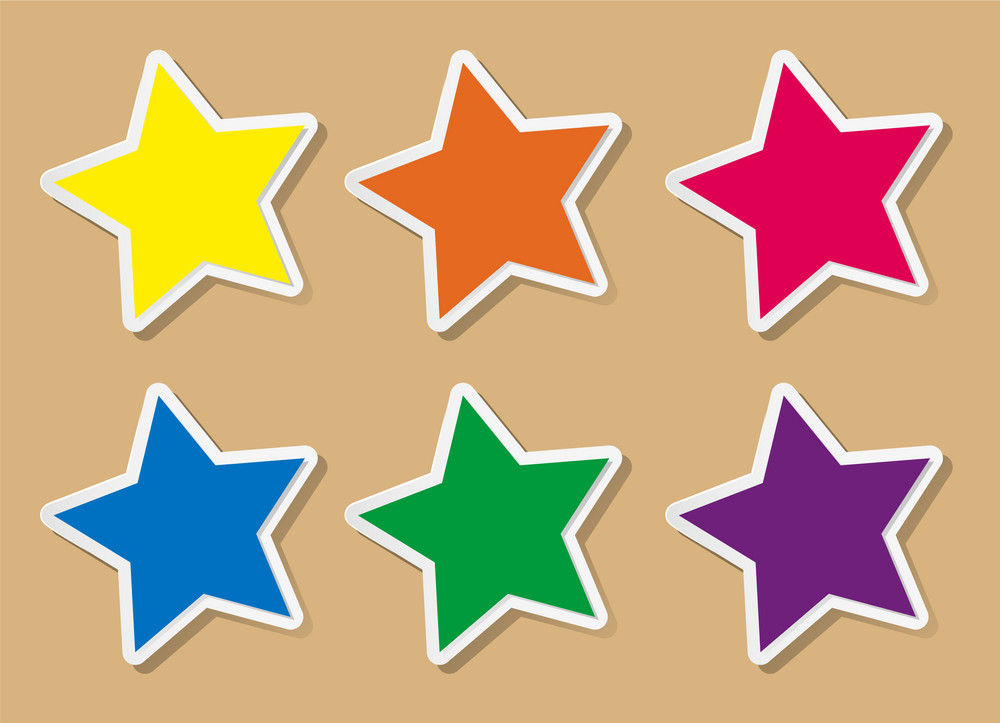
#> input picture src/image.png, 1000 x 723 px, found by its file name
$ python 'ex1_b copy.py'
#> lines starting #> are read from the running program, lines starting #| are printed output that depends on the picture; after the words box and inside, x2 and y2 are one past the last pixel; in counts of white or black regions, pixels touching at a corner belong together
### src/insert.py
import cv2
def insertID(image,ID):

    # image = cv2.imread(path)


    # font
    font = cv2.FONT_HERSHEY_SIMPLEX

    # org
    org = (5,30)

    # fontScale
    fontScale = 1

    # Blue color in BGR
    color = (255, 0 ,0)

    # Line thickness of 2 px
    thickness = 1

    # Using cv2.putText() method
    image = cv2.putText(image, ID, org, font,
                    fontScale, color, thickness, cv2.LINE_AA)
    return image

### src/ex1_b copy.py
import cv2
import insert
import numpy as np
color_list = [
    ['red' ,[0, 100, 20], [0, 255, 255], [159, 50, 70], [180, 255, 255]],
    ['green' ,[0, 100, 20], [0, 255, 255], [36, 50, 70], [89, 255, 255]],
    ['blue' ,[0, 100, 20], [0, 255, 255], [90, 50, 70], [128, 255, 255]],
    ['yellow' ,[0, 100, 20], [0, 255, 255], [25,100,20], [35, 255, 255]],
    ['purple' ,[0, 100, 20], [0, 255, 255], [129, 50, 70], [158, 255, 255]],
    ['orange' ,[0, 100, 20], [0, 255, 255], [1, 190, 200], [18, 255, 255]],
]


for color_name, lower1, upper1, lower2, upper2 in color_list:
    img = cv2.imread("src/image.png")
#> img is the input picture: shape (723, 1000, 3); mean B, G, R 127.2, 167.4, 198.8
    hsv_img = cv2.cvtColor(img, cv2.COLOR_BGR2HSV)
#> hsv_img: shape (723, 1000, 3); mean H, S, V 37.7, 124.5, 212.3
    lower_mask = cv2.inRange(hsv_img, np.array(lower1), np.array(upper1))
#> lower_mask: shape (723, 1000); every value is 0
    upper_mask = cv2.inRange(hsv_img, np.array(lower2), np.array(upper2))
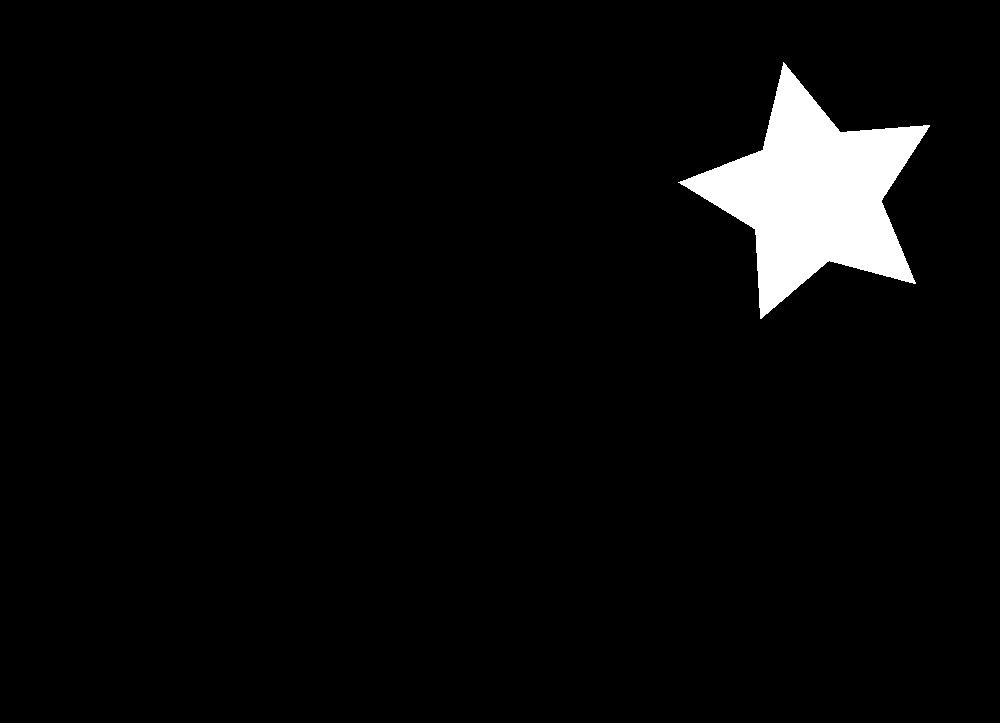
#> upper_mask: shape (723, 1000); 3.8% white; 1 white region, box (x1, y1, x2, y2) and area: (678, 62, 930, 319) 27298

    full_mask = lower_mask + upper_mask
    # threshold the HSV image - any matching color will show up as white
    # mask = cv2.inRange(hsv_img, np.array(lower_val), np.array(upper_val))
    img[full_mask>0]=(0,255,0)
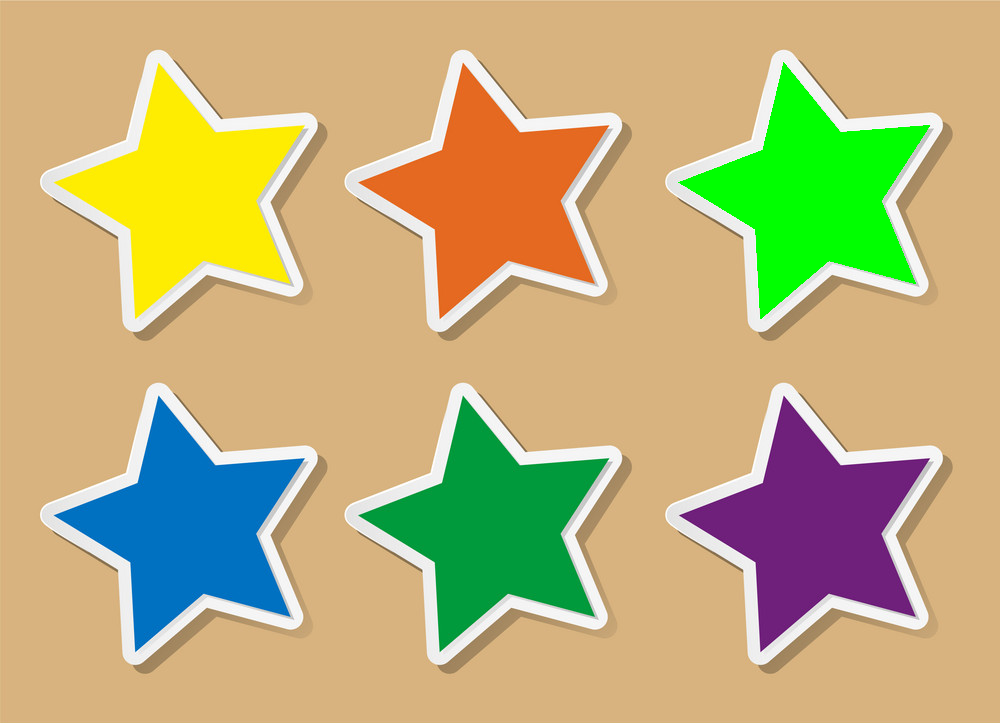
#> img: shape (723, 1000, 3); 3.78% of pixels changed, all inside (x1, y1, x2, y2) = (678, 62, 930, 319)
    result= cv2.bitwise_and(img, img, mask=full_mask)
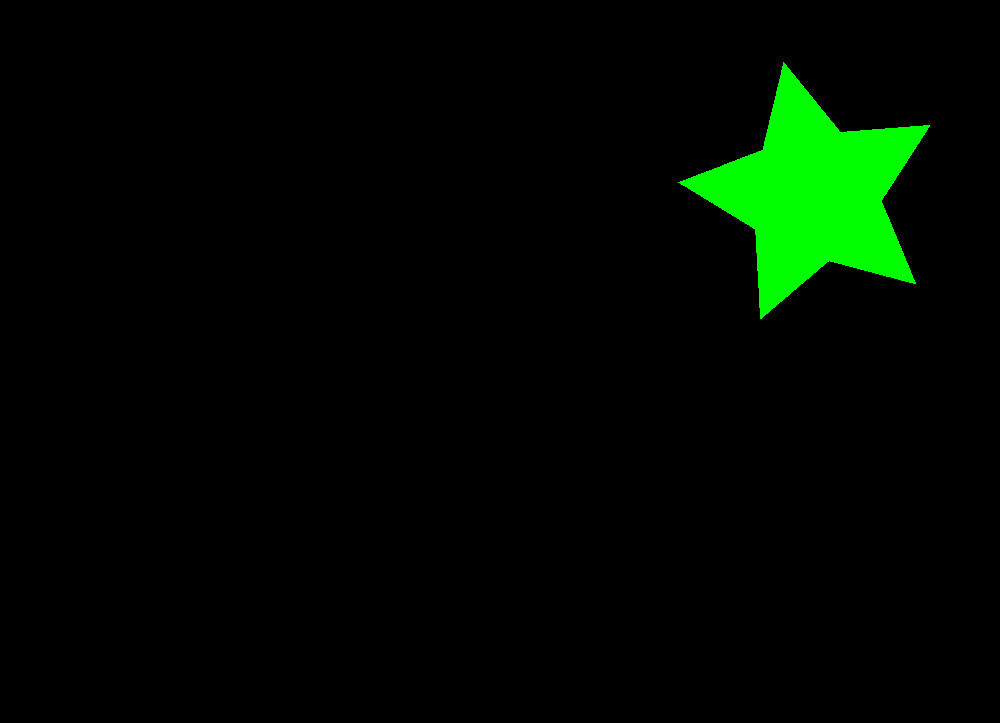
#> result: shape (723, 1000, 3); mean B, G, R 0, 9.6, 0
    insert.insertID(result,"51900640-51900777")
    filename = "./output/ex1_b/"+color_name+".png"
    cv2.imwrite(filename,result)
